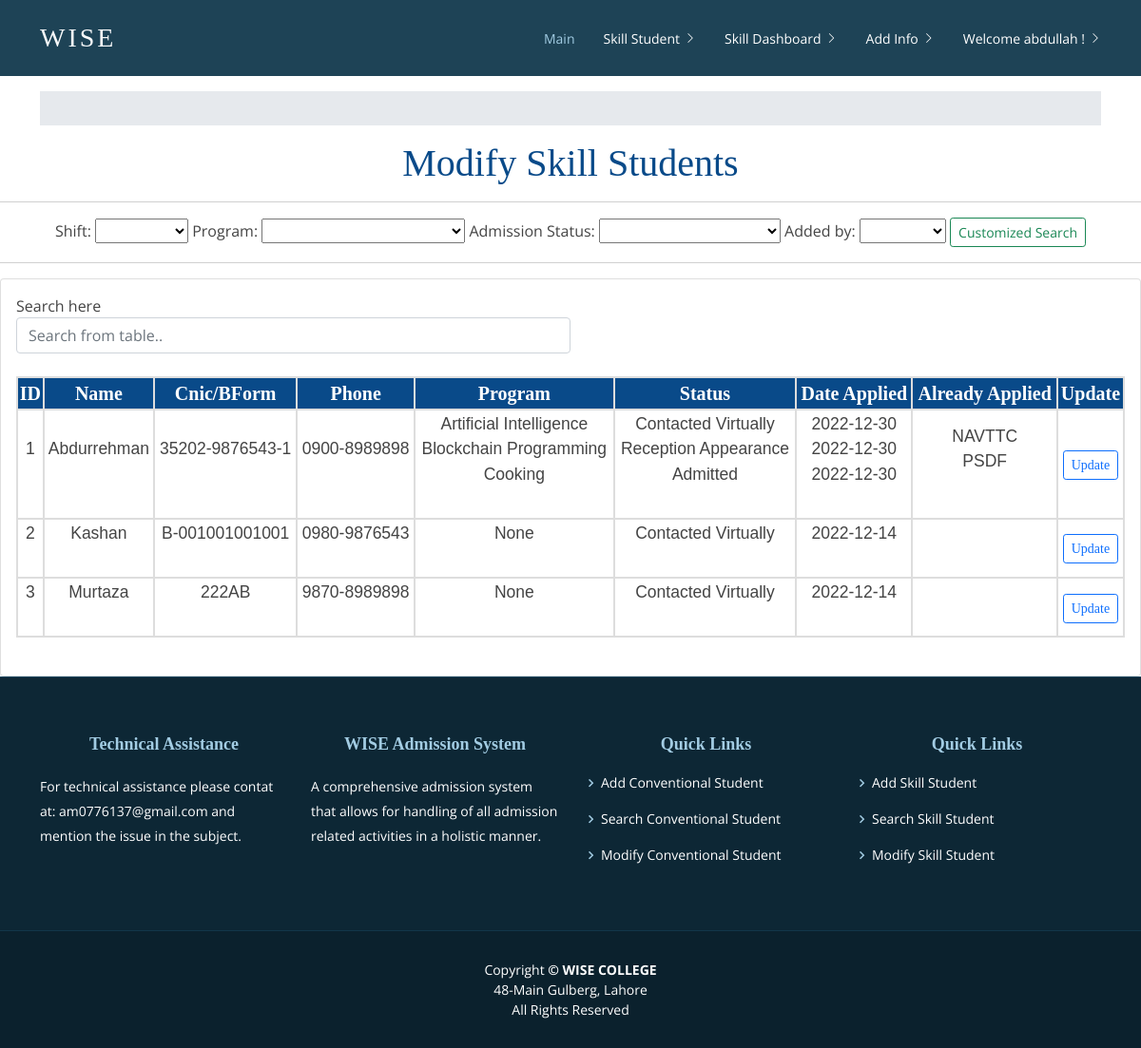
The page /modify_skill_dashboard/ (signed in) on the database its author committed.
### AdmissionSystem/models.py (models this page shows, shortened)
class SkillStudent(models.Model):
	residencial_status_choice = (
	('Hostel','Hostel'),
	('Local','Local'),
	)
	gender_choice = (
	('Male','Male'),
	('Female','Female'),
	('Intersex','Intersex'),
	)
	shifts_choice = (
	('Morning','Morning'),
	('Afternoon','Afternoon'),
	('Evening','Evening'),
	('Night','Night'),
	)
	program_of_interest_choice = (
	('Artifical Intelligence','Artifical Intelligence'),
	('Big Data','Big Data'),
	('Blockchain Programming','Blockchain Programming'),
	('Graphics Designing','Graphics Designing'),
	('Graphics and Web Design','Graphics and Web Design'),
	('Digital Marketing','Digital Marketing')
	)
	transportation_choice = (
	('Personal Conveyance','Personal Conveyance'),
	('Parent Conveyance','Parent Conveyance'),
	('Local Transport','Local Transport')
	)
	informationsource_choice = (
	('Random Walk-in','Random Walk-in'),
	('Social Media','Social Media'),
	('By Reference','By Reference'),
	('Electronic Media','Electronic Media'),
	('On-Ground Advertisement ','On-Ground Advertisement'),
	('Relative','Relative'),
	('Neighbour','Neighbour'),
	('Friend','Friend'),
	('Class Fellow','Class Fellow'),
	('Any Other','Any Other'),
	)
	def student_directory_path(instance, filename):
		return 'static/admissionsystem/student_images/{0}/{1}'.format(instance.id, filename)
	name = models.CharField(max_length=100)
	pre_qualification = models.ForeignKey(PreQualification, on_delete=models.SET_NULL, null=True, blank=True)
	photograph = models.ImageField(upload_to=student_directory_path,blank=True, default='/static/default-images/default-student-img.jpg')
	gender = models.CharField(max_length=100,choices=gender_choice, null=True, blank=True)
	father_Name = models.CharField(max_length=100, null=True, blank=True)
	cnic = models.CharField(max_length=100,null=True,blank=True)
	b_form = models.CharField(max_length=100,null=True,blank=True)
	email = models.EmailField(max_length=100,null=True,blank=True)
	domicile = models.CharField(max_length=100, null=True, blank=True)
	date_of_birth = models.DateField(null=True, blank=True)
	residencial_status = models.CharField(max_length=100,choices=residencial_status_choice, null=True, blank=True)
	address = models.CharField(max_length=600, null=True, blank=True)
	area = models.CharField(max_length=100, null=True, blank=True)
	laptop = models.BooleanField(null=True, blank=True)
	computer_at_Home = models.BooleanField(null=True, blank=True)
	transportation = models.CharField(max_length=100,choices=transportation_choice, null=True, blank=True)
	information_source=models.CharField(max_length=100,choices=informationsource_choice, null=True, blank=True)
	reference = models.CharField(max_length=100, blank=True)
	created_by = models.CharField(max_length=100,null=True,blank=True)
	updated_by = models.CharField(max_length=100,null=True,blank=True)

class PhoneNo(models.Model):
	student = models.OneToOneField(SkillStudent, on_delete=models.CASCADE, blank=True)
	personal_phone_no_1 = models.CharField(max_length=100, null=True, blank=True)
	personal_phone_no_2 = models.CharField(max_length=100, null=True, blank=True)
	father_phone_no = models.CharField(max_length=100, null=True, blank=True)
	mother_phone_no = models.CharField(max_length=100, null=True, blank=True)
	emergency_phone_no = models.CharField(max_length=100, null=True, blank=True)
	created_by = models.CharField(max_length=100, null=True, blank=True)
	updated_by = models.CharField(max_length=100, null=True, blank=True)

### AdmissionSystem/views.py (the view)
# urls.py: path('modify_skill_dashboard/',views.modify_skill_dashboard,name='modify_skill_dashboard'),
@login_required(login_url='loginpageview')
def modify_skill_dashboard(request):
	if request.method == "POST":
		contacted_form = StudentCustomSearchForm(request.POST)
		if contacted_form.is_valid():
			shift = contacted_form.cleaned_data['shift']
			program_of_interest = contacted_form.cleaned_data['program_of_interest']
			admission_status = contacted_form.cleaned_data['admission_status']
			created_by = contacted_form.cleaned_data['created_by']
			data_list = [shift, program_of_interest, admission_status, created_by]
			dict_of_data={}
			for item in enumerate(data_list):
				if item[1]=="":
					continue
				else:
					if item[0]==0:
						dict_of_data['shift'] = item[1]
					elif item[0]==1:
						dict_of_data['program_of_interest'] = item[1]
					elif item[0]==2:
						dict_of_data['admission_status'] = item[1]
					elif item[0]==3:
						dict_of_data['created_by'] = item[1]
			skillstudentobjects=SkillStudent.objects.filter(**dict_of_data)
			std_data = generate_context(skillstudentobjects=skillstudentobjects)
	else:
		skillstudentobjects=SkillStudent.objects.all()
		std_data = generate_context(skillstudentobjects=skillstudentobjects)
	student_custom_search_form=StudentCustomSearchForm()
	context = {
		'students': std_data,
		'student_custom_search_form':student_custom_search_form
	}
	return render(request,'modify_skill_dashboard.html',context)

### AdmissionSystem/models.py (called while the page is built)
	def __str__(self):
		return str(self.course_name)

### templates/modify_skill_dashboard.html (shortened to what this page needs)
{% extends 'base.html' %}
{% load static %}
{% block content %}
<div class="col-md-15">
		<h1>Modify Skill Students</h1>
		<hr>
		<div class="text-center col-md-15">
			<form method="POST" action="" enctype="multipart">
				{{ student_custom_search_form }}
				<input value="Customized Search" type="submit" class="btn btn-sm btn-outline-success">
			</form>
		</div>
		<hr>
		<div class="card card-body">
				<table id="search-table" class="users-table mt-4">
	        <div style="width: 50%">
	        	<label style="" for="search-input">Search here</label>
	        	<input class="form-control" id="search-input" type="text" placeholder="Search from table..">
	        </div>
					<tr>
						<th>ID</th>
						<th>Name</th>
						<th>Cnic/BForm</th>
						<th>Phone</th>
						<th>Program</th>
						<th>Status</th>
						<th>Date Applied</th>
						<th>Already Applied</th>
						<th>Update</th>
					</tr>
					{% for student in students %}
							<tr>
								{% for student_data in student %}
									<td><pre style="font-family: Arial, Helvetica, sans-serif;">{{ student_data }}<pre></td>
								{% endfor %}
								<td><input value="Update" type="button"  onclick="location.href='{% url 'update_skill_detail_view' student.0 %}'" class="btn btn-sm btn-outline-primary"></td>
							</tr>
					{% endfor %}
				</table>
				<br>
		</div>
	</div>
{% endblock %}

### templates/base.html (shortened to what this page needs)
<!DOCTYPE html>
<html lang="en">
<head>
    <link rel="stylesheet" href="https://pro.fontawesome.com/releases/v5.10.0/css/all.css" />
    <link href="https://cdn.jsdelivr.net/npm/bootstrap@5.1.3/dist/css/bootstrap.min.css" rel="stylesheet">
    <link href="../../static/admissionsystem/vendor/animate.css/animate.min.css" rel="stylesheet">
    <link href="../../static/admissionsystem/vendor/aos/aos.css" rel="stylesheet">
    <link href="../../static/admissionsystem/vendor/bootstrap/css/bootstrap.min.css" rel="stylesheet">
    <link href="../../static/admissionsystem/vendor/bootstrap-icons/bootstrap-icons.css" rel="stylesheet">
    <link href="../../static/admissionsystem/vendor/boxicons/css/boxicons.min.css" rel="stylesheet">
    <link href="../../static/admissionsystem/vendor/glightbox/css/glightbox.min.css" rel="stylesheet">
    <link href="../../static/admissionsystem/vendor/swiper/swiper-bundle.min.css" rel="stylesheet">
    <link href="../../static/admissionsystem/css/style.css" rel="stylesheet">
    <link href="../../static/admissionsystem/css/Navigation.css" rel="stylesheet"> {% block style %} {% endblock %}
</head>
<body style="background-image: url('../../static/admissionsystem/img/bag.jpg'); background-size: auto;background-repeat: repeat;">
    <header id="header" class="fixed-top d-flex align-items-center">
        <div class="container d-flex justify-content-between align-items-center">
            <div class="logo">
                <h1 class="text-light"><span>Wise</span></a></h1>
            </div>
            <nav id="navbar" class="navbar ">
                <ul>
                    <li><a class="active " href="{% url 'homeview' %}">Main</a></li>
                     <li class="dropdown"><a href="/"><span>Skill Student</span> <i class="bi bi-chevron-right"></i></a>
                    </li>
                    <li class="dropdown"><a href="/"><span>Skill Dashboard</span> <i class="bi bi-chevron-right"></i></a>
                    </li>
                    <li class="dropdown"><a href="/"><span>Add Info</span> <i class="bi bi-chevron-right"></i></a>
                    </li>
                     <li class="dropdown"><a href="#"><span>Welcome {{ user.get_username }} !</span> <i class="bi bi-chevron-right"></i></a>
                    </li>
                </ul>
            </nav>
        </div>
    </header>
    <br>
    <br>
    <br>
    <br>
    <div class="container">
        <ol class="breadcrumb breadcrumb-arrow">
        </ol>
    </div>
    {% include 'messages.html' %} {% block content %} {% endblock %}
    <footer id="footer" data-aos="fade-up" data-aos-easing="ease-in-out" data-aos-duration="500">
        <div class="footer-top">
            <div class="container">
                <div class="row">
                    <div class="col-lg-3 col-md-6 footer-contact">
                        <h4>Technical Assistance</h4>
                        <p>
                            For technical assistance
                            please contat at:
                            am0776137@gmail.com
                            and mention the issue in the subject.
                        </p>
                    </div>
                    <div class="col-lg-3 col-md-6 footer-contact">
                        <h4>WISE Admission System</h4>
                        <p>
                            A comprehensive admission system
                            that allows for handling of all admission
                            related activities in a holistic manner.
                        </p>
                    </div>
                    <div class="col-lg-3 col-md-6 footer-links">
                        <h4>Quick Links</h4>
                        <ul>
                            <li><i class="bx bx-chevron-right"></i> <a href="#">Add Conventional Student</a></li>
                            <li><i class="bx bx-chevron-right"></i> <a href="#">Search Conventional Student</a></li>
                            <li><i class="bx bx-chevron-right"></i> <a href="#">Modify Conventional Student</a></li>
                        </ul>
                    </div>
                    <div class="col-lg-3 col-md-6 footer-links">
                        <h4>Quick Links</h4>
                        <ul>
                            <li><i class="bx bx-chevron-right"></i> <a href="{% url 'addskillstudentview' %}">Add Skill Student</a></li>
                            <li><i class="bx bx-chevron-right"></i> <a href="{% url 'search_skill_dashboard' %}">Search Skill Student</a></li>
                            <li><i class="bx bx-chevron-right"></i> <a href="{% url 'modify_skill_dashboard' %}">Modify Skill Student</a></li>
                        </ul>
                    </div>
                </div>
            </div>
        </div>
        <div class="container">
            <div class="copyright">
                Copyright <strong>&copy; <span>WISE COLLEGE</span></strong>
                <br>
                48-Main Gulberg, Lahore
                <br>
                All Rights Reserved
            </div>
        </div>
    </footer>
</body>
</html>

### static/admissionsystem/css/style.css (style rules this page uses)
body { font-family: "Open Sans", sans-serif; color: #444; }
a { color: #4fa6d5; text-decoration: none; }
h1, h2, h3, h4, h5, h6, .font-primary { font-family: "Times New Roman"; }
#header { height: 80px; transition: all 0.5s; z-index: 997; transition: all 0.5s; background: #1e4356; }
#header .logo h1 { font-size: 28px; margin: 0; padding: 4px 0; line-height: 1; font-weight: 400; letter-spacing: 3px; text-transform: uppercase; }
.navbar { padding: 0; }
.navbar ul { margin: 0; padding: 0; display: flex; list-style: none; align-items: center; }
.navbar li { position: relative; }
.navbar a { display: flex; align-items: center; justify-content: space-between; padding: 10px 0 10px 30px; font-family: "Open Sans", sans-serif; font-size: 14px; color: #fff; white-space: nowrap; transition: 0.3s; text-decoration: none; }
.navbar a i { font-size: 12px; line-height: 0; margin-left: 5px; }
.navbar a:hover, .navbar .active, .navbar li:hover > a { color: #a2cce3; }
#footer { background: #0b212d; padding: 0 0 30px 0; color: #fff; font-size: 14px; }
#footer .footer-top { background: #0d2735; border-top: 1px solid #17455e; border-bottom: 1px solid #123649; padding: 60px 0 30px 0; }
#footer .footer-top h4 { font-size: 18px; font-weight: 600; color: #a2cce3; position: relative; padding-bottom: 12px; }
#footer .footer-top .footer-links { margin-bottom: 30px; }
#footer .footer-top .footer-links ul { list-style: none; padding: 0; margin: 0; }
#footer .footer-top .footer-links ul i { padding-right: 2px; color: #a2cce3; font-size: 18px; line-height: 1; }
#footer .footer-top .footer-links ul li { padding: 10px 0; display: flex; align-items: center; }
#footer .footer-top .footer-links ul li:first-child { padding-top: 0; }
#footer .footer-top .footer-links ul a { color: #fff; transition: 0.3s; display: inline-block; line-height: 1; }
#footer .footer-top .footer-contact { margin-bottom: 30px; }
#footer .footer-top .footer-contact p { line-height: 26px; }
#footer .copyright { text-align: center; padding-top: 30px; }

### static/admissionsystem/css/Navigation.css (style rules this page uses)
.breadcrumb-arrow { height: 36px; padding: 0; line-height: 36px; list-style: none; background-color: #e6e9ed }

### templates/modify_skill_dashboard.html (style rules this page uses)
h1, h2, h3, h4, h5, h6 { text-align: center; color: #094a89; font-family: timesnewroman; }
table { border-collapse: collapse; width: 100%; text-align: center; font-size: 20px; font-family: timesnewroman; }
th { background-color: #094a89; color: white; }
th, td { border: 2px solid #ddd; }

### rows shown on the page
SkillStudent: student "Abdurrehman" "35202-9876543-1"
PhoneNo: student "0900-8989898"
SkillStudent: student "Kashan" "B-001001001001"
PhoneNo: student "0980-9876543"
SkillStudent: student "Murtaza" "222AB"
PhoneNo: student "9870-8989898"

### other values the page prints
{{ user.get_username }} "abdullah"
{{ student_data }} "1" "Artificial Intelligence Blockchain Programming Cooking" "Contacted Virtually Reception Appearance Admitted" "2022-12-30 2022-12-30 2022-12-30" "NAVTTC PSDF" "2" "None" "Contacted Virtually" "2022-12-14" "3" "None" "Contacted Virtually" "2022-12-14"
